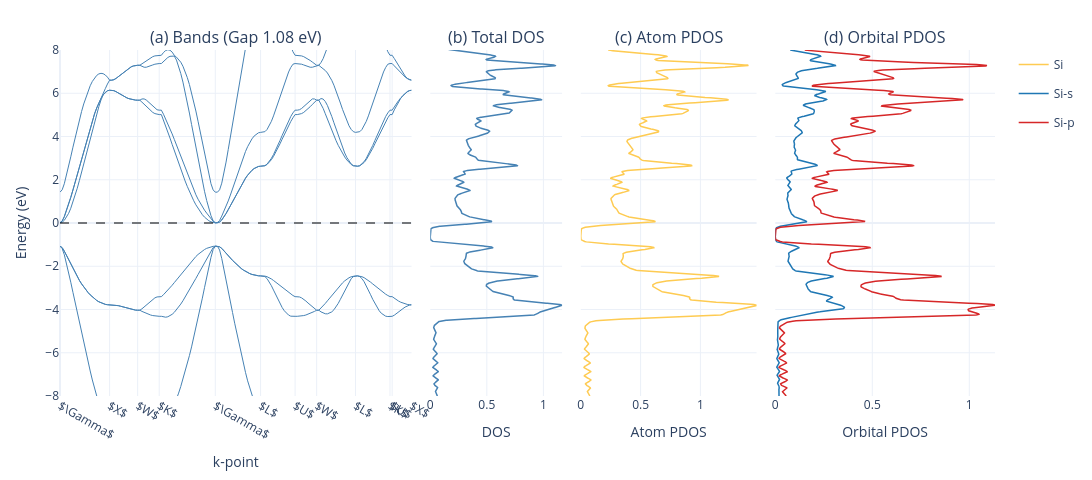

Here is the notebook cell this chart was saved with:
### Code cell
atoms, _, _ = get_atoms('JVASP-1002')


task_bands_dos(atoms,model , out='demo').show()

### Figure 1 — Plotly figure (JSON) as saved in the notebook; plotly's stock layout.template omitted (floating-point values rounded to 4 significant figures; data arrays with more than 128 entries replaced by an {"elided": "..."} marker saying what was removed)
{"data": [{"hoverinfo": "y", "line": {"color": "steelblue", "width": 1}, "mode": "lines", "showlegend": false, "type": "scatter", "x": {"elided": "164 int values"}, "xaxis": "x", "y": {"elided": "164 float values"}, "yaxis": "y"}, {"hoverinfo": "y", "line": {"color": "steelblue", "width": 1}, "mode": "lines", "showlegend": false, "type": "scatter", "x": {"elided": "164 int values"}, "xaxis": "x", "y": {"elided": "164 float values"}, "yaxis": "y"}, {"hoverinfo": "y", "line": {"color": "steelblue", "width": 1}, "mode": "lines", "showlegend": false, "type": "scatter", "x": {"elided": "164 int values"}, "xaxis": "x", "y": {"elided": "164 float values"}, "yaxis": "y"}, {"hoverinfo": "y", "line": {"color": "steelblue", "width": 1}, "mode": "lines", "showlegend": false, "type": "scatter", "x": {"elided": "164 int values"}, "xaxis": "x", "y": {"elided": "164 float values"}, "yaxis": "y"}, {"hoverinfo": "y", "line": {"color": "steelblue", "width": 1}, "mode": "lines", "showlegend": false, "type": "scatter", "x": {"elided": "164 int values"}, "xaxis": "x", "y": {"elided": "164 float values"}, "yaxis": "y"}, {"hoverinfo": "y", "line": {"color": "steelblue", "width": 1}, "mode": "lines", "showlegend": false, "type": "scatter", "x": {"elided": "164 int values"}, "xaxis": "x", "y": {"elided": "164 float values"}, "yaxis": "y"}, {"hoverinfo": "y", "line": {"color": "steelblue", "width": 1}, "mode": "lines", "showlegend": false, "type": "scatter", "x": {"elided": "164 int values"}, "xaxis": "x", "y": {"elided": "164 float values"}, "yaxis": "y"}, {"hoverinfo": "y", "line": {"color": "steelblue", "width": 1}, "mode": "lines", "showlegend": false, "type": "scatter", "x": {"elided": "164 int values"}, "xaxis": "x", "y": {"elided": "164 float values"}, "yaxis": "y"}, {"line": {"color": "steelblue", "width": 1.5}, "mode": "lines", "name": "Total DOS", "showlegend": false, "type": "scatter", "x": {"elided": "5000 float values"}, "xaxis": "x2", "y": {"elided": "5000 float values"}, "yaxis": "y2"}, {"legendgroup": "Si", "line": {"width": 1.5}, "mode": "lines", "name": "Si", "type": "scatter", "x": {"elided": "1000 float values"}, "xaxis": "x3", "y": {"elided": "1000 float values"}, "yaxis": "y3"}, {"legendgroup": "Si-s", "line": {"color": "#1f77b4", "dash": "solid", "width": 1.5}, "mode": "lines", "name": "Si-s", "type": "scatter", "x": {"elided": "1000 float values"}, "xaxis": "x4", "y": {"elided": "1000 float values"}, "yaxis": "y4"}, {"legendgroup": "Si-p", "line": {"color": "#d62728", "dash": "solid", "width": 1.5}, "mode": "lines", "name": "Si-p", "type": "scatter", "x": {"elided": "1000 float values"}, "xaxis": "x4", "y": {"elided": "1000 float values"}, "yaxis": "y4"}], "layout": {"annotations": [{"font": {"size": 16}, "showarrow": false, "text": "(a) Bands (Gap 1.08 eV)", "x": 0.188, "xanchor": "center", "xref": "paper", "y": 1, "yanchor": "bottom", "yref": "paper"}, {"font": {"size": 16}, "showarrow": false, "text": "(b) Total DOS", "x": 0.4665, "xanchor": "center", "xref": "paper", "y": 1, "yanchor": "bottom", "yref": "paper"}, {"font": {"size": 16}, "showarrow": false, "text": "(c) Atom PDOS", "x": 0.651, "xanchor": "center", "xref": "paper", "y": 1, "yanchor": "bottom", "yref": "paper"}, {"font": {"size": 16}, "showarrow": false, "text": "(d) Orbital PDOS", "x": 0.8825, "xanchor": "center", "xref": "paper", "y": 1, "yanchor": "bottom", "yref": "paper"}], "font": {"size": 12}, "height": 480, "legend": {"orientation": "v", "x": 1.02, "y": 1}, "margin": {"b": 60, "l": 60, "r": 60, "t": 50}, "shapes": [{"line": {"color": "black", "dash": "dash"}, "opacity": 0.5, "type": "line", "x0": 0, "x1": 1, "xref": "x domain", "y0": 0, "y1": 0, "yref": "y"}], "width": 1300, "xaxis": {"anchor": "y", "domain": [0, 0.376], "tickmode": "array", "ticktext": ["$\\Gamma$", "$X$", "$W$", "$K$", "$\\Gamma$", "$L$", "$U$", "$W$", "$L$", "$K$", "$U$", "$X$"], "tickvals": [0, 23, 36, 46, 72, 93, 109, 119, 137, 153, 154, 163], "title": {"text": "k-point"}}, "xaxis2": {"anchor": "y2", "domain": [0.396, 0.537], "title": {"text": "DOS"}}, "xaxis3": {"anchor": "y3", "domain": [0.557, 0.745], "title": {"text": "Atom PDOS"}}, "xaxis4": {"anchor": "y4", "domain": [0.765, 1], "title": {"text": "Orbital PDOS"}}, "yaxis": {"anchor": "x", "domain": [0, 1], "range": [-8, 8], "title": {"text": "Energy (eV)"}}, "yaxis2": {"anchor": "x2", "domain": [0, 1], "matches": "y", "range": [-8, 8], "showticklabels": false}, "yaxis3": {"anchor": "x3", "domain": [0, 1], "matches": "y", "range": [-8, 8], "showticklabels": false}, "yaxis4": {"anchor": "x4", "domain": [0, 1], "matches": "y", "range": [-8, 8], "showticklabels": false}}}
